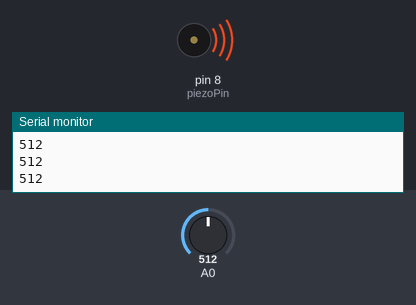
A sketch run on a simulated Arduino Uno, built with avr-gcc and run on an emulated ATmega328P. Shown: buzzer (waves = sounding), the last lines printed to the serial monitor. The inputs (shaded band) are chosen by the test bench; at power-on: A0 = 512.

Above: at 1.3 s.
1.4 s: A0 set to 10
At 1.9 s:
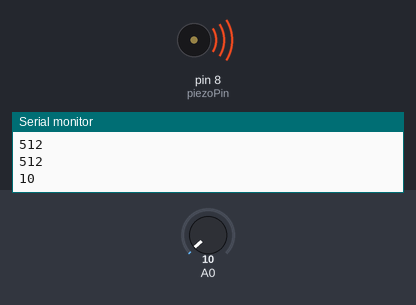
4.4 s: A0 set to 7
At 5.8 s:
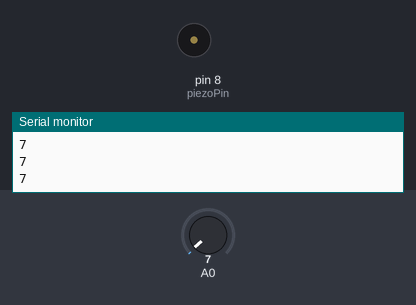
Timing chart, 0 to 7.4 s (numbered marks = the images above; inputs shaded):
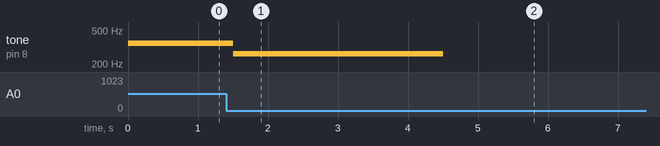

The sketch:

Bata-01.ino
```cpp
int piezoPin = 8;
#define NOTE_C4  262   // เสียงโด (กลาง)
#define NOTE_D4  294   // เสียงเร (กลาง)
#define NOTE_E4  330   // เสียงมี (กลาง)
#define NOTE_F4  349   // เสียงฟา (กลาง)
#define NOTE_G4  392   // เสียงซอล (กลาง)
#define NOTE_A4  440   // เสียงลา (กลาง)

void setup()
{
  Serial.begin(9600);
  pinMode(A0, INPUT);
}

void loop()
{
  int val = analogRead(A0);
  Serial.println(val);
  if(val >= 682)
  {
    tone(piezoPin, NOTE_A4);
    delay(500);
  }
  else if(val >= 538)
  {
    tone(piezoPin, NOTE_G4);
    delay(500);
  }
  else if(val >= 442)
  {
    tone(piezoPin, NOTE_F4);
    delay(500);
  }
  else if(val >= 188)
  {
    tone(piezoPin, NOTE_E4);
    delay(500);
  }
  else if(val >= 90)
  {
    tone(piezoPin, NOTE_D4);
    delay(500);
  }
  else if(val >= 9)
  {
    tone(piezoPin, NOTE_C4);
    delay(500);
  }
  noTone(piezoPin);
}
```

Measured:
- the behaviour switches between 9 and 8 on A0 (found by bisection; images 1 and 2)
- after the input at 1.4 s, tone on pin 8 (piezoPin): 349 Hz → 262 Hz after 0.10 s
- after the input at 4.4 s, tone on pin 8 (piezoPin): 262 Hz → silent after 0.10 s
